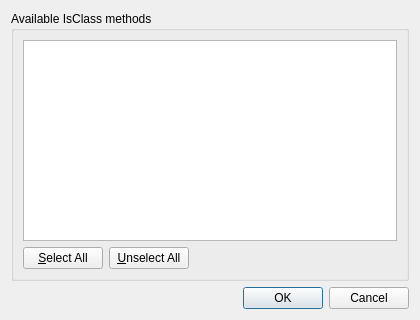
<?xml version="1.0" encoding="UTF-8"?>
<ui version="4.0">
 <class>IsClassMethodsDialog</class>
 <widget class="QDialog" name="IsClassMethodsDialog">
  <property name="geometry">
   <rect>
    <x>0</x>
    <y>0</y>
    <width>420</width>
    <height>320</height>
   </rect>
  </property>
  <property name="windowTitle">
   <string>IsClass Methods</string>
  </property>
  <layout class="QVBoxLayout" name="mainLayout">
   <item>
    <widget class="QGroupBox" name="methodsGroup">
     <property name="title">
      <string>Available IsClass methods</string>
     </property>
     <layout class="QVBoxLayout" name="groupLayout">
      <item>
       <widget class="QListWidget" name="listMethods">
        <property name="selectionMode">
         <enum>QAbstractItemView::SelectionMode::NoSelection</enum>
        </property>
       </widget>
      </item>
      <item>
       <layout class="QHBoxLayout" name="selectLayout">
        <item>
         <widget class="QPushButton" name="buttonSelectAll">
          <property name="text">
           <string>&amp;Select All</string>
          </property>
         </widget>
        </item>
        <item>
         <widget class="QPushButton" name="buttonUnselectAll">
          <property name="text">
           <string>&amp;Unselect All</string>
          </property>
         </widget>
        </item>
        <item>
         <spacer name="selectSpacer">
          <property name="orientation">
           <enum>Qt::Orientation::Horizontal</enum>
          </property>
          <property name="sizeHint" stdset="0">
           <size>
            <width>40</width>
            <height>20</height>
           </size>
          </property>
         </spacer>
        </item>
       </layout>
      </item>
     </layout>
    </widget>
   </item>
   <item>
    <widget class="QDialogButtonBox" name="buttonBox">
     <property name="orientation">
      <enum>Qt::Orientation::Horizontal</enum>
     </property>
     <property name="standardButtons">
      <set>QDialogButtonBox::StandardButton::Cancel|QDialogButtonBox::StandardButton::Ok</set>
     </property>
    </widget>
   </item>
  </layout>
 </widget>
 <resources/>
 <connections/>
</ui>
